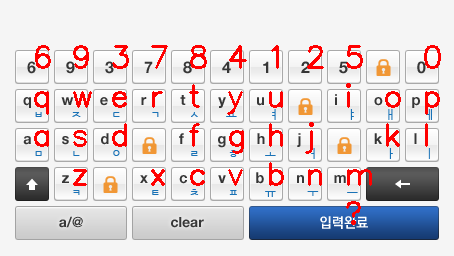
#> input picture images/img1.png, 454 x 256 px
$ python -i main.py   (imports and definitions only)
#> lines starting #> are read from the running program, lines starting #| are printed output that depends on the picture
import json
import cv2
import numpy as np


def diff_img(img1, img2):
    img1 = cv2.cvtColor(img1, cv2.COLOR_BGR2GRAY)
    img2 = cv2.cvtColor(img2, cv2.COLOR_BGR2GRAY)
    abs_diff = cv2.absdiff(img1, img2)
    mean_diff = np.mean(abs_diff)
    max_pixel_value = 255
    percentage = 100 - ((mean_diff / max_pixel_value) * 100)
    return percentage


def get_keypad_num_list(img, data_path: str = "data.json", threshold: float = 100):
    with open(data_path, "r") as f:
        data = json.load(f)
    boxes = data["boxes"]
    assets = data["assets"]
    keypad_num_list = []
    for box in boxes:
        crop = img[box[1] : box[3], box[0] : box[2]]
        for key, asset in assets.items():
            img_asset = cv2.imread(asset)
            h1, w1 = crop.shape[:2]
            h2, w2 = cv2.imread(asset).shape[:2]
            if (h1 != h2) or (w1 != w2):
                continue
            try:
                diff = diff_img(crop, img_asset)
                print(diff)
                if diff >= threshold:
                    keypad_num_list.append(key)
            except Exception as e:
                print(e)
    return keypad_num_list


# [4 lines not run here, left out]

>>> import cv2
>>> picture = cv2.imread('../images/img1.png', cv2.IMREAD_GRAYSCALE)
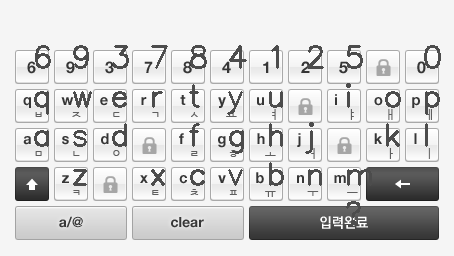
#> picture: shape (256, 454); min 30, max 255, mean 214.6
>>> result = get_keypad_num_list(picture)
#> (the run stopped early here; a loop or call above may not have finished)
